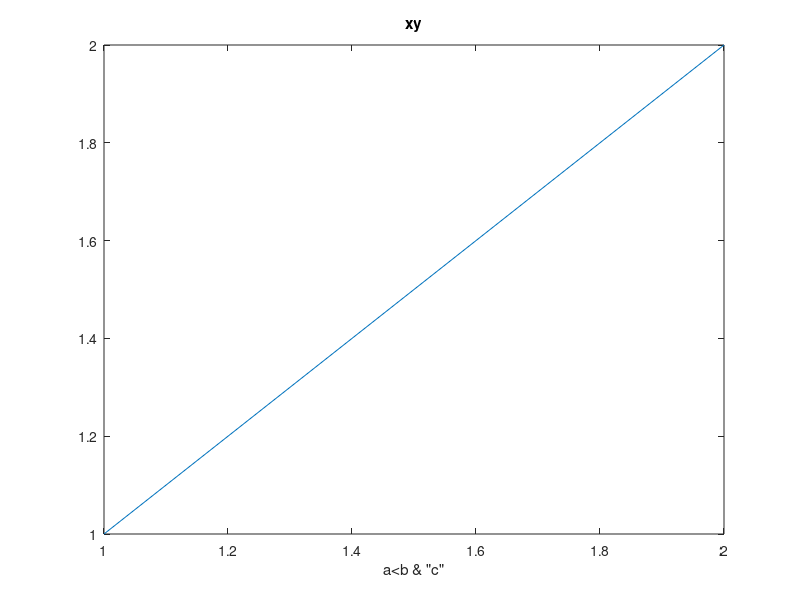

Source code (MATLAB): (Note: this script raises an error after producing the figure.)
% covers: 4 - (Design notes, the SVG vocabulary) a label's &, <, > and " are escaped and a control character is replaced, so the text is still the whole content of one <text> and the file stays well formed
% The title holds an ESC (char 27), which XML 1.0 forbids; it must not
% reach the file. The file is named after the case, read back and deleted
% before anything is asserted.
plot(1:2);
xlabel('a<b & "c"');
title(['x' char(27) 'y']);
saveas(gcf, 'labels_escaped_in_svg.svg');
s = fileread('labels_escaped_in_svg.svg');
delete('labels_escaped_in_svg.svg');
fprintf('%d %d %d\n', ~isempty(strfind(s, '>a&lt;b &amp; &quot;c&quot;<')), isempty(strfind(s, 'a<b')), isempty(strfind(s, char(27))))
